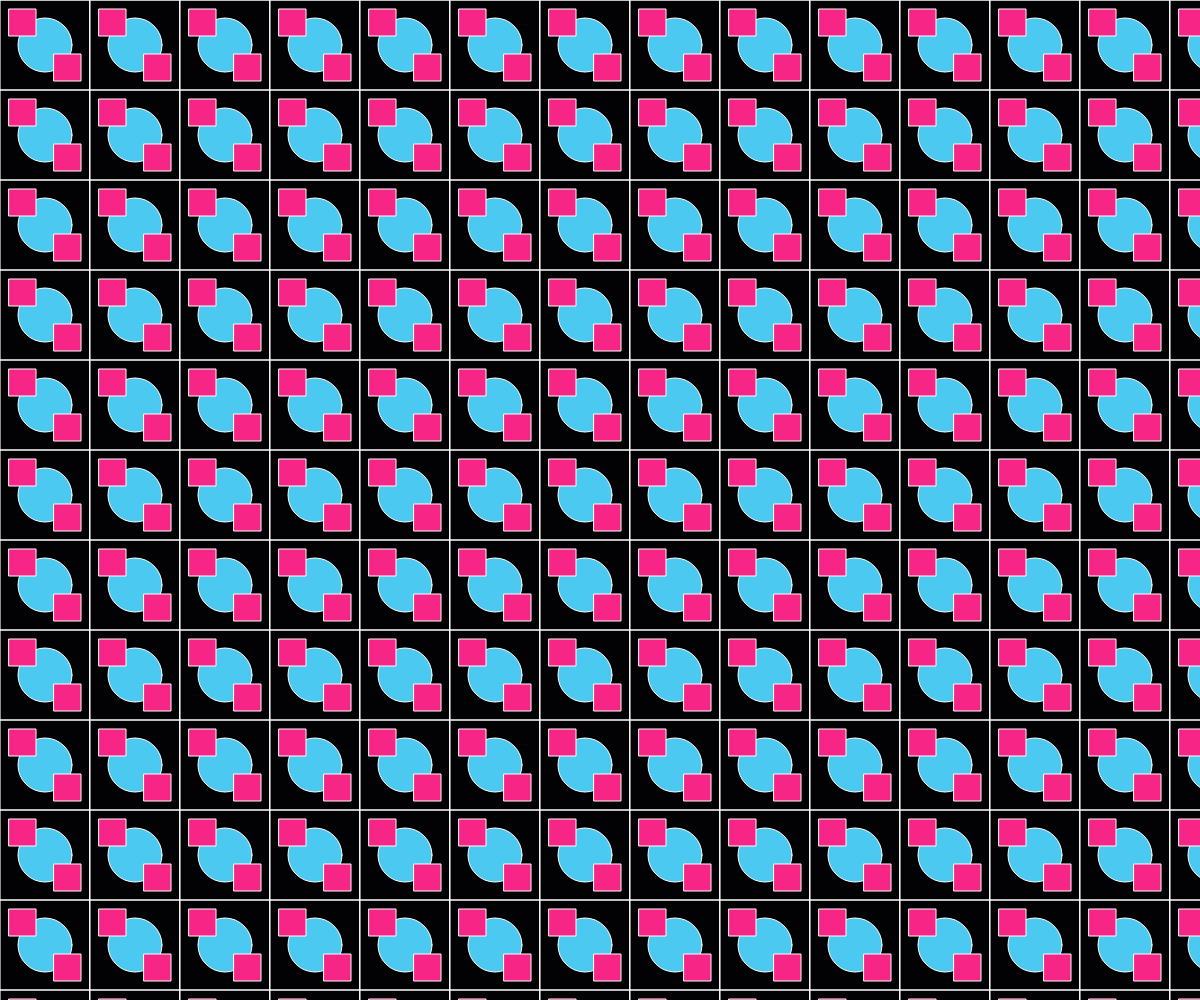
Frame 1 (no input)
Frame 2 (the mouse pressed at the canvas centre, redrawn once): identical to frame 1, image omitted

The p5.js sketch that drew this single still picture (run headless with seeded random() and noise() and a simulated clock; the mouse was pressed at the canvas centre and the sketch redrawn once):

// p5.js sketch
// ── sketch.js
function setup() {
  createCanvas(windowWidth, windowHeight);
  noLoop();
}

function draw() {
  background('#020205');
  const tile = 90;
  for (let y = -tile; y < height + tile; y += tile) {
    for (let x = -tile; x < width + tile; x += tile) {
      drawMotif(x, y, tile);
    }
  }
}

function drawMotif(x, y, size) {
  push();
  translate(x, y);
  stroke('#fefefe');
  noFill();
  rect(0, 0, size, size);
  fill('#4cc9f0');
  circle(size * 0.5, size * 0.5, size * 0.6);
  fill('#f72585');
  rect(size * 0.1, size * 0.1, size * 0.3, size * 0.3);
  rect(size * 0.6, size * 0.6, size * 0.3, size * 0.3);
  pop();
}

function windowResized() {
  resizeCanvas(windowWidth, windowHeight);
  redraw();
}
